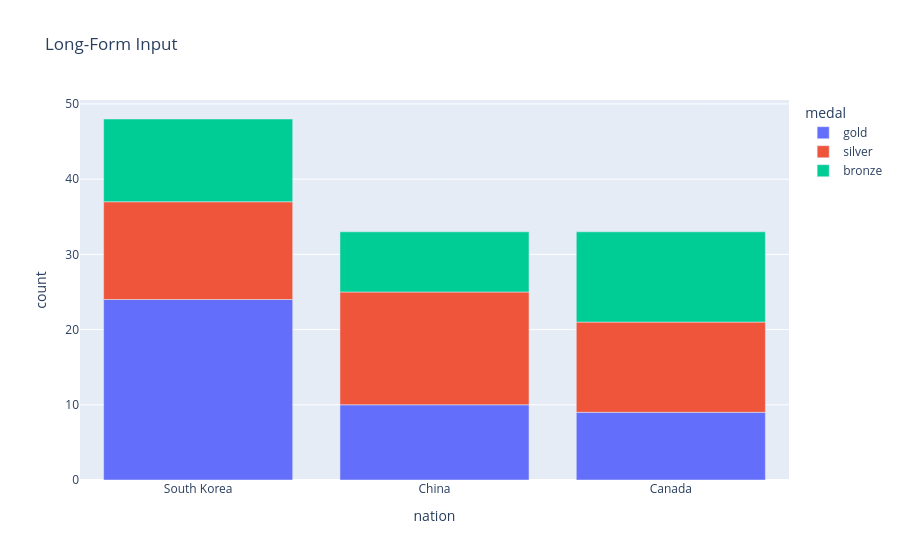

Source (notebook cell):
### Code cell
import pandas as pd
from sklearn.datasets import load_iris
import plotly.express as px

data = load_iris()
iris_df = pd.DataFrame(data.data, columns = data.feature_names)
iris_df.columns =  [c.replace("(cm)","").rstrip().replace(" ","_") for c in iris_df.columns]
display(iris_df)
iris_df = px.data.iris()
fig = px.bar(iris_df, x='nation', y='count', color='medal', title='Long-Form Input')
fig.show()

### Figure 1 — Plotly figure (JSON) as saved in the notebook; plotly's stock layout.template omitted (floating-point values rounded to 4 significant figures)
{"data": [{"hovertemplate": "medal=gold<br>nation=%{x}<br>count=%{y}<extra></extra>", "legendgroup": "gold", "marker": {"color": "#636efa", "pattern": {"shape": ""}}, "name": "gold", "orientation": "v", "showlegend": true, "textposition": "auto", "type": "bar", "x": ["South Korea", "China", "Canada"], "xaxis": "x", "y": [24, 10, 9], "yaxis": "y"}, {"hovertemplate": "medal=silver<br>nation=%{x}<br>count=%{y}<extra></extra>", "legendgroup": "silver", "marker": {"color": "#EF553B", "pattern": {"shape": ""}}, "name": "silver", "orientation": "v", "showlegend": true, "textposition": "auto", "type": "bar", "x": ["South Korea", "China", "Canada"], "xaxis": "x", "y": [13, 15, 12], "yaxis": "y"}, {"hovertemplate": "medal=bronze<br>nation=%{x}<br>count=%{y}<extra></extra>", "legendgroup": "bronze", "marker": {"color": "#00cc96", "pattern": {"shape": ""}}, "name": "bronze", "orientation": "v", "showlegend": true, "textposition": "auto", "type": "bar", "x": ["South Korea", "China", "Canada"], "xaxis": "x", "y": [11, 8, 12], "yaxis": "y"}], "layout": {"barmode": "relative", "legend": {"title": {"text": "medal"}, "tracegroupgap": 0}, "title": {"text": "Long-Form Input"}, "xaxis": {"anchor": "y", "domain": [0, 1], "title": {"text": "nation"}}, "yaxis": {"anchor": "x", "domain": [0, 1], "title": {"text": "count"}}}}
